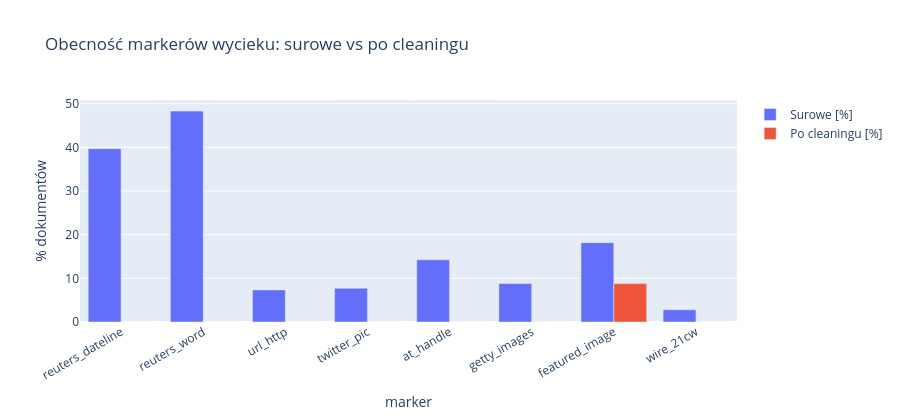

Notebook code for this chart:
### Code cell
plot_df = marker_compare[['Surowe [%]', 'Po cleaningu [%]']].reset_index().melt(
    id_vars='index', var_name='Etap', value_name='%')
fig = px.bar(plot_df, x='index', y='%', color='Etap', barmode='group',
             title='Obecność markerów wycieku: surowe vs po cleaningu')
fig.update_layout(xaxis_title='marker', yaxis_title='% dokumentów', xaxis_tickangle=-30,
                  height=420, legend_title='')
fig.show()

### Figure 1 — Plotly figure (JSON) as saved in the notebook; plotly's stock layout.template omitted (floating-point values rounded to 4 significant figures)
{"data": [{"alignmentgroup": "True", "hovertemplate": "Etap=Surowe [%]<br>index=%{x}<br>%=%{y}<extra></extra>", "legendgroup": "Surowe [%]", "marker": {"color": "#636efa", "pattern": {"shape": ""}}, "name": "Surowe [%]", "offsetgroup": "Surowe [%]", "orientation": "v", "showlegend": true, "textposition": "auto", "type": "bar", "x": ["reuters_dateline", "reuters_word", "url_http", "twitter_pic", "at_handle", "getty_images", "featured_image", "wire_21cw"], "xaxis": "x", "y": [39.69, 48.3, 7.348, 7.738, 14.25, 8.798, 18.18, 2.793], "yaxis": "y"}, {"alignmentgroup": "True", "hovertemplate": "Etap=Po cleaningu [%]<br>index=%{x}<br>%=%{y}<extra></extra>", "legendgroup": "Po cleaningu [%]", "marker": {"color": "#EF553B", "pattern": {"shape": ""}}, "name": "Po cleaningu [%]", "offsetgroup": "Po cleaningu [%]", "orientation": "v", "showlegend": true, "textposition": "auto", "type": "bar", "x": ["reuters_dateline", "reuters_word", "url_http", "twitter_pic", "at_handle", "getty_images", "featured_image", "wire_21cw"], "xaxis": "x", "y": [0.0, 0.005, 0.0, 0.0, 0.0, 0.0, 8.791, 0.0], "yaxis": "y"}], "layout": {"barmode": "group", "height": 420, "legend": {"title": {"text": ""}, "tracegroupgap": 0}, "title": {"text": "Obecność markerów wycieku: surowe vs po cleaningu"}, "xaxis": {"anchor": "y", "domain": [0, 1], "tickangle": -30, "title": {"text": "marker"}}, "yaxis": {"anchor": "x", "domain": [0, 1], "title": {"text": "% dokumentów"}}}}
